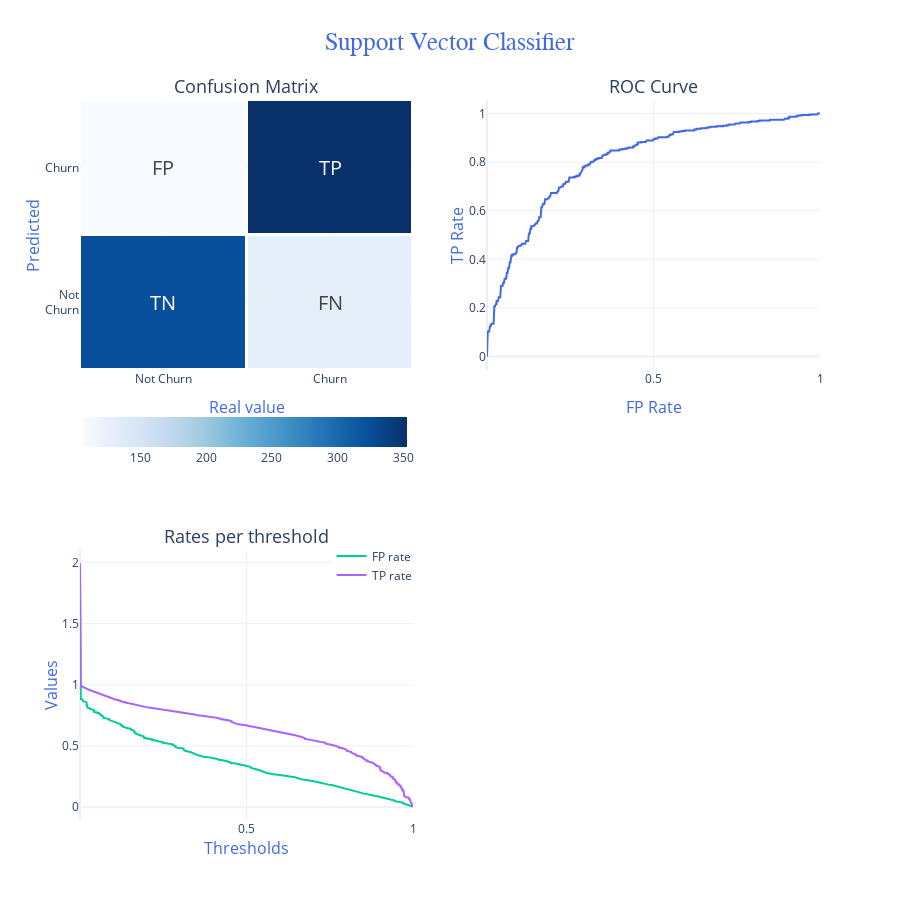

Notebook code for this chart:
### Markdown cell above
#### 3.3 Support Vector Classifier

### Code cell
model.svc()

### Figure 1 — Plotly figure (JSON) as saved in the notebook; plotly's stock layout.template omitted (floating-point values rounded to 4 significant figures; data arrays with more than 128 entries replaced by an {"elided": "..."} marker saying what was removed)
{"data": [{"colorbar": {"len": 0.465, "orientation": "h", "x": 0.223, "y": 0.48}, "colorscale": [[0.0, "rgb(247,251,255)"], [0.125, "rgb(222,235,247)"], [0.25, "rgb(198,219,239)"], [0.375, "rgb(158,202,225)"], [0.5, "rgb(107,174,214)"], [0.625, "rgb(66,146,198)"], [0.75, "rgb(33,113,181)"], [0.875, "rgb(8,81,156)"], [1.0, "rgb(8,48,107)"]], "text": [["TN", "FN"], ["FP", "TP"]], "textfont": {"size": 20}, "texttemplate": "%{text}", "x": ["Not Churn", "Churn"], "xgap": 3, "y": ["Not<br>Churn", "Churn"], "ygap": 3, "z": [[323, 130], [106, 353]], "type": "heatmap", "xaxis": "x", "yaxis": "y"}, {"line": {"color": "RoyalBlue", "width": 2}, "showlegend": false, "x": {"elided": "323 float values"}, "y": {"elided": "323 float values"}, "type": "scatter", "xaxis": "x2", "yaxis": "y2"}, {"name": "FP rate", "x": {"elided": "323 float values"}, "y": {"elided": "323 float values"}, "type": "scatter", "xaxis": "x3", "yaxis": "y3"}, {"name": "TP rate", "x": {"elided": "323 float values"}, "y": {"elided": "323 float values"}, "type": "scatter", "xaxis": "x3", "yaxis": "y3"}], "layout": {"xaxis": {"anchor": "y", "domain": [0.0, 0.45], "title": {"font": {"size": 16, "color": "RoyalBlue"}, "text": "Real value"}}, "yaxis": {"anchor": "x", "domain": [0.625, 1.0], "title": {"font": {"size": 16, "color": "RoyalBlue"}, "text": "Predicted", "standoff": 0.5}}, "xaxis2": {"anchor": "y2", "domain": [0.55, 1.0], "title": {"font": {"size": 16, "color": "RoyalBlue"}, "text": "FP Rate"}, "tickvals": [0.5, 1]}, "yaxis2": {"anchor": "x2", "domain": [0.625, 1.0], "title": {"font": {"size": 16, "color": "RoyalBlue"}, "text": "TP Rate", "standoff": 0.5}}, "xaxis3": {"anchor": "y3", "domain": [0.0, 0.45], "title": {"font": {"size": 16, "color": "RoyalBlue"}, "text": "Thresholds", "standoff": 0}, "tickvals": [0.5, 1]}, "yaxis3": {"anchor": "x3", "domain": [0.0, 0.375], "title": {"font": {"size": 16, "color": "RoyalBlue"}, "text": "Values", "standoff": 0}}, "xaxis4": {"anchor": "y4", "domain": [0.55, 1.0]}, "yaxis4": {"anchor": "x4", "domain": [0.0, 0.375]}, "annotations": [{"font": {"size": 18}, "showarrow": false, "text": "Confusion Matrix", "x": 0.225, "xanchor": "center", "xref": "paper", "y": 1.0, "yanchor": "bottom", "yref": "paper"}, {"font": {"size": 18}, "showarrow": false, "text": "ROC Curve", "x": 0.775, "xanchor": "center", "xref": "paper", "y": 1.0, "yanchor": "bottom", "yref": "paper"}, {"font": {"size": 18}, "showarrow": false, "text": "Rates per threshold", "x": 0.225, "xanchor": "center", "xref": "paper", "y": 0.375, "yanchor": "bottom", "yref": "paper"}], "title": {"font": {"size": 25, "color": "RoyalBlue", "family": "Arial"}, "text": "Support Vector Classifier", "x": 0.5}, "legend": {"x": 0.34, "y": 0.32}, "height": 900}}
